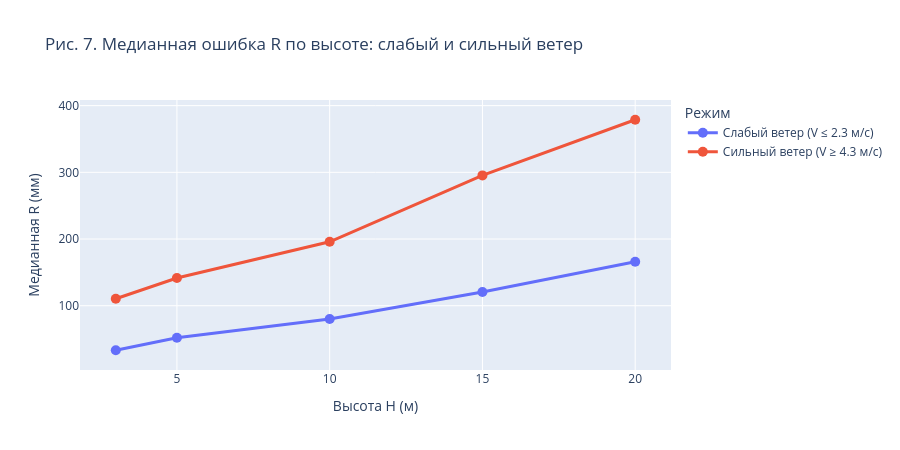

Write notebook code for a chart like this one.
### Markdown cell above
### Влияние рельефа на высотах 15–20 м

Испытания проводились на территории карьера. На высотах до 10–15 м квадрокоптер находится внутри карьерной выемки, стенки которой частично экранируют ветровое воздействие. При подъёме до 15–20 м аппарат выходит над бровкой карьера и оказывается в открытом ветровом потоке.

Ожидаемое следствие данного эффекта: на высотах 15–20 м к геометрическому рычагу $H \cdot \delta\varphi$ добавляется ветровая составляющая, ранее ослабленная рельефом. Это должно проявляться в двух признаках: ускорении темпа роста ошибки при переходе 15→20 м и в расширении разрыва между кривыми «слабый ветер» и «сильный ветер». Для проверки этой гипотезы построены рис. 7 и рис. 8.

### Code cell
v_q25 = df["V"].quantile(0.25)
v_q75 = df["V"].quantile(0.75)

low_wind = df[df["V"] <= v_q25].groupby("H")["R"].median().reset_index()
low_wind.columns = ["H", "R_median"]
low_wind["Режим"] = f"Слабый ветер (V ≤ {v_q25:.1f} м/с)"

high_wind = df[df["V"] >= v_q75].groupby("H")["R"].median().reset_index()
high_wind.columns = ["H", "R_median"]
high_wind["Режим"] = f"Сильный ветер (V ≥ {v_q75:.1f} м/с)"

plateau_df = pd.concat([low_wind, high_wind])

fig = px.line(
    plateau_df, x="H", y="R_median", color="Режим",
    markers=True,
    title="Рис. 7. Медианная ошибка R по высоте: слабый и сильный ветер",
    labels={"H": "Высота H (м)", "R_median": "Медианная R (мм)"},
)
fig.update_traces(line=dict(width=3), marker=dict(size=10))
fig.update_layout(height=450)
ALL_FIGS.append(("fig_07_plateau_wind", fig))
fig.show()

### Figure 1 — Plotly figure (JSON) as saved in the notebook; plotly's stock layout.template omitted (floating-point values rounded to 4 significant figures)
{"data": [{"hovertemplate": "Режим=Слабый ветер (V ≤ 2.3 м/с)<br>Высота H (м)=%{x}<br>Медианная R (мм)=%{y}<extra></extra>", "legendgroup": "Слабый ветер (V ≤ 2.3 м/с)", "line": {"color": "#636efa", "dash": "solid", "width": 3}, "marker": {"size": 10, "symbol": "circle"}, "mode": "lines+markers", "name": "Слабый ветер (V ≤ 2.3 м/с)", "orientation": "v", "showlegend": true, "type": "scatter", "x": [3, 5, 10, 15, 20], "xaxis": "x", "y": [33.24, 51.86, 80.09, 120.7, 165.9], "yaxis": "y"}, {"hovertemplate": "Режим=Сильный ветер (V ≥ 4.3 м/с)<br>Высота H (м)=%{x}<br>Медианная R (мм)=%{y}<extra></extra>", "legendgroup": "Сильный ветер (V ≥ 4.3 м/с)", "line": {"color": "#EF553B", "dash": "solid", "width": 3}, "marker": {"size": 10, "symbol": "circle"}, "mode": "lines+markers", "name": "Сильный ветер (V ≥ 4.3 м/с)", "orientation": "v", "showlegend": true, "type": "scatter", "x": [3, 5, 10, 15, 20], "xaxis": "x", "y": [110.5, 141.6, 195.9, 295.4, 378.8], "yaxis": "y"}], "layout": {"height": 450, "legend": {"title": {"text": "Режим"}, "tracegroupgap": 0}, "title": {"text": "Рис. 7. Медианная ошибка R по высоте: слабый и сильный ветер"}, "xaxis": {"anchor": "y", "domain": [0, 1], "title": {"text": "Высота H (м)"}}, "yaxis": {"anchor": "x", "domain": [0, 1], "title": {"text": "Медианная R (мм)"}}}}
